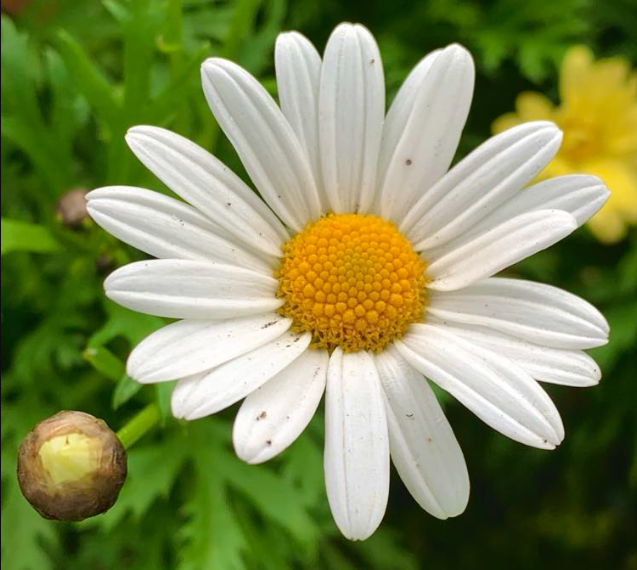
#> input picture zestaw1/ex05/q.png, 637 x 570 px
$ python main.py
#> lines starting #> are read from the running program, lines starting #| are printed output that depends on the picture
from PIL import Image, ImageDraw
import random

def apply_pointillism(image_path, dot_size=5, num_dots=10000):
#> called with image_path = 'q.png', dot_size = 13, num_dots = 140000
    img = Image.open(image_path)
#> img is the input picture: PIL image 637x570 RGBA; mean R, G, B, A 128.2, 138.8, 86.2, 255
    width, height = img.size
#> width = 637; height = 570
    draw = ImageDraw.Draw(img)
    for _ in range(num_dots):
        x = random.randint(0, width - 1)
        y = random.randint(0, height - 1)
        pixel_color = img.getpixel((x, y))
        draw.ellipse(
            (x - dot_size // 2, y - dot_size // 2, x + dot_size // 2, y + dot_size // 2),
            fill=pixel_color
        )
#> this loop made 140000 passes
#> pixel_color on passes 1 to 3: (33, 67, 0, 255), (15, 27, 7, 255), (191, 128, 9, 255)
    return img

image_path = 'q.png'

for _ in range(5):
    dot_size = random.randint(1, 20)
    num_dots = random.randint(1, 20)
    output_image = apply_pointillism(image_path, dot_size=dot_size, num_dots=10000*num_dots)
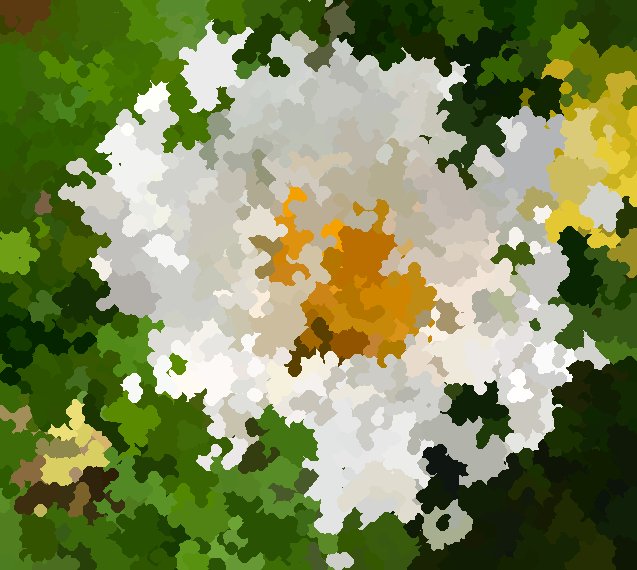
#> output_image: PIL image 637x570 RGBA; mean R, G, B, A 127.1, 138, 88.4, 255
    output_image.show()
    output_image.save(f'results/q-{dot_size}-{num_dots}.png')
